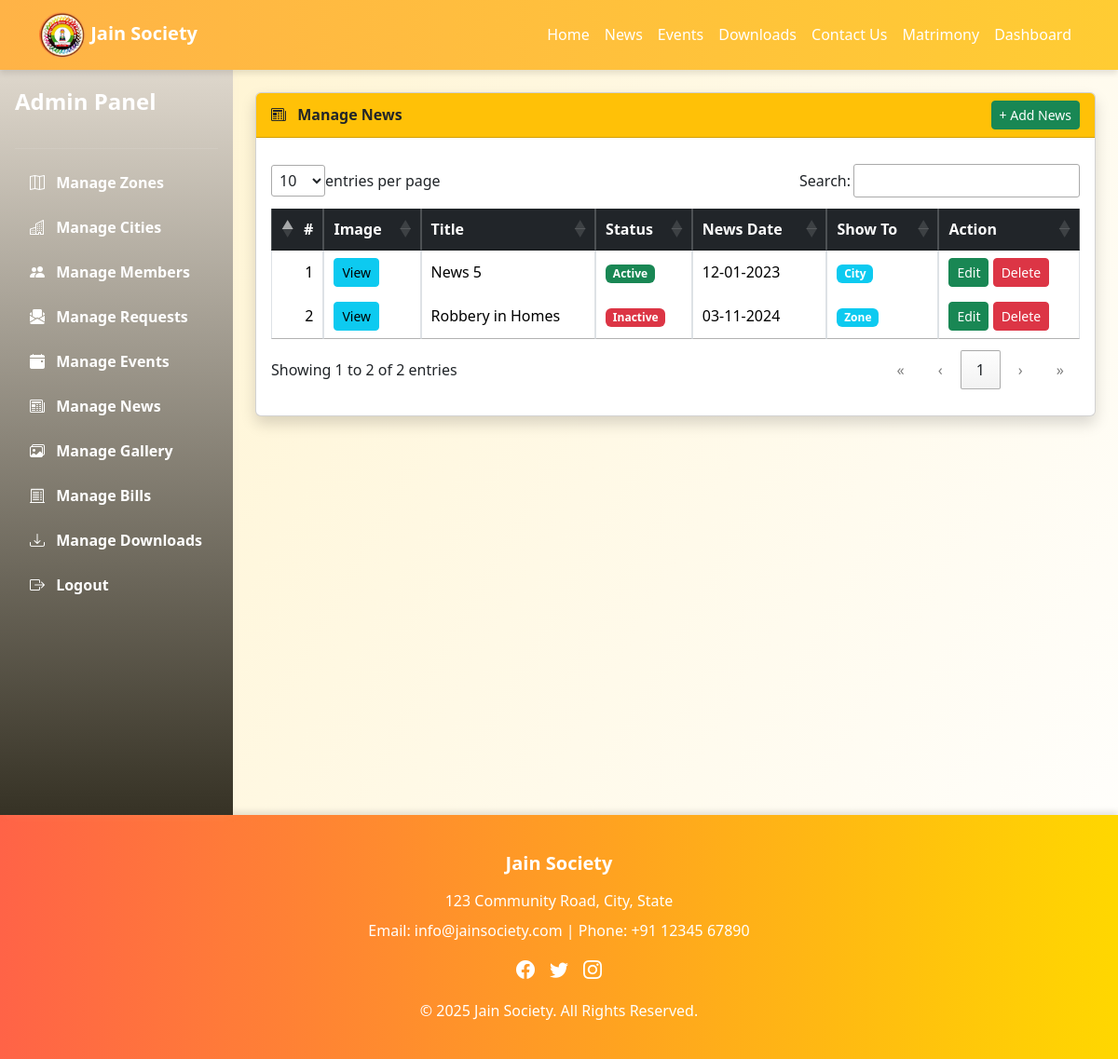
/manage_news.php (signed in), run on an earlier commit of the app's database.
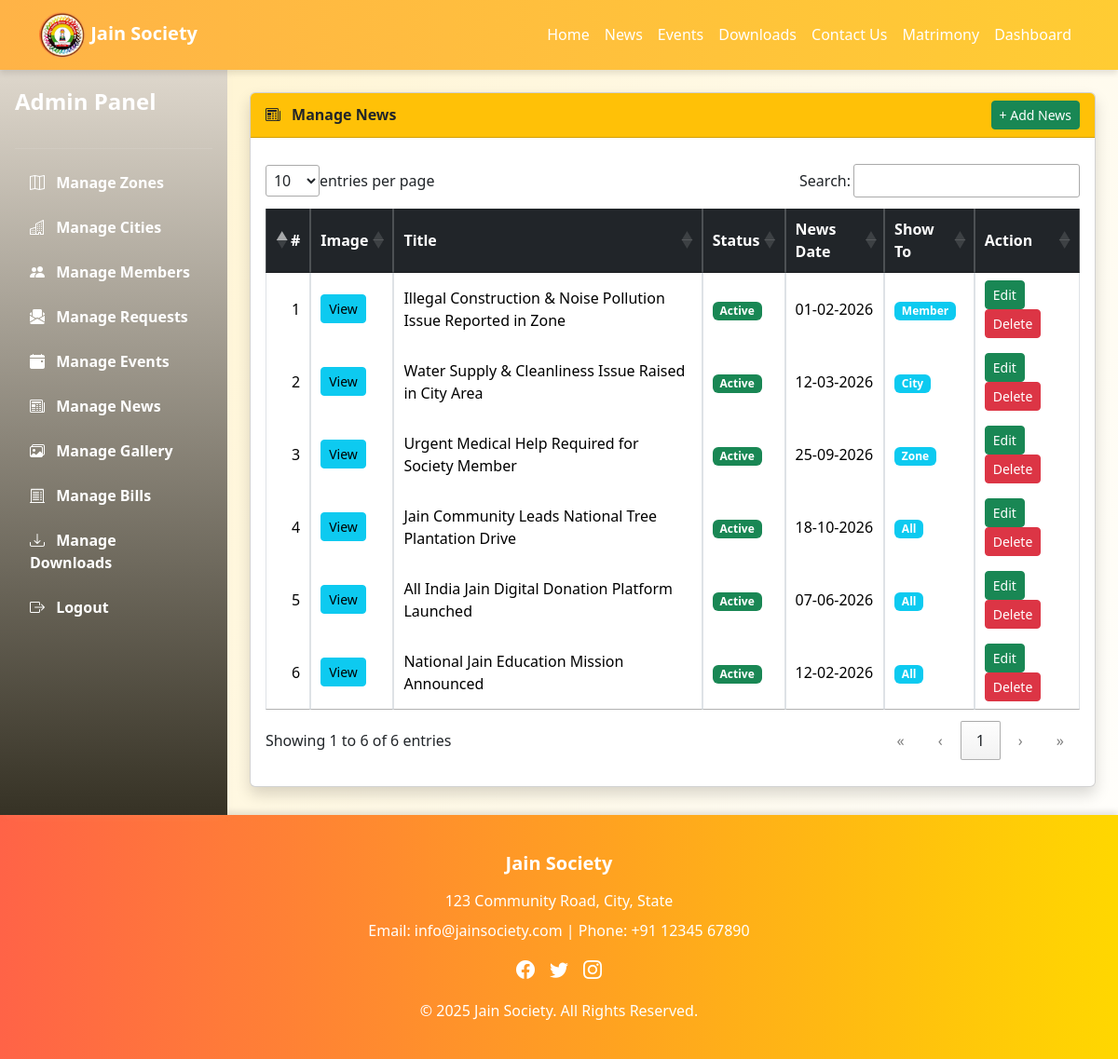
And on a later commit of the database.
### tables this page shows
CREATE TABLE IF NOT EXISTS `news` (
  `news_id` int NOT NULL AUTO_INCREMENT,
  `title` varchar(255) DEFAULT NULL,
  `description` text,
  `created_at` timestamp NULL DEFAULT CURRENT_TIMESTAMP,
  `news_date` date NOT NULL,
  `status` varchar(40) NOT NULL,
  `news_img` text NOT NULL,
  `toshow_type` enum('all','zone','city','member') DEFAULT 'all',
  `toshow_id` int DEFAULT NULL,
  PRIMARY KEY (`news_id`)
);

### manage_news.php (the view, shortened to what this page needs)
<?php
if(isset($_SESSION["uname"]) && $_SESSION["utype"]=='admin')
{
include("header.php");
include("connectdb.php");
?>
<link rel="stylesheet" href="https://cdn.datatables.net/1.13.6/css/jquery.dataTables.min.css">
<main>
<div class="d-flex">
    <?php include('adminDashboard.php'); ?>
    <div class="flex-grow-1 p-4">
        <div class="card shadow">
            <div class="card-header bg-warning fw-bold text-dark d-flex justify-content-between align-items-center">
                <span><i class="bi bi-newspaper me-2"></i> Manage News</span>
                <a href="newsForm.php">
                    <button class="btn btn-success btn-sm">
                        + Add News
                    </button>
                </a>
            </div>
            <div class="card-body table-responsive">
                <table id="myTable" class="table table-bordered table-hover align-middle w-100">
                    <thead class="table-dark">
                        <tr>
                            <th>#</th>
                            <th>Image</th>
                            <th>Title</th>
                            <th>Status</th>
                            <th>News Date</th>
                            <th>Show To</th>
                            <th>Action</th>
                        </tr>
                    </thead>
                    <tbody>
                    <?php
                    $i = 1;
                    $q = mysqli_query($con,"SELECT * FROM news ORDER BY news_id DESC");
                    while($row = mysqli_fetch_assoc($q)){
                    ?>
                        <tr>
                            <td><?= $i++ ?></td>
                            <td>
                                <button class="btn btn-sm btn-info"
                                    onclick="viewImage('upload/news/<?= $row['news_img'] ?>')">
                                    View
                                </button>
                            </td>
                            <td><?= htmlspecialchars($row['title']) ?></td>
                            <td>
                                <span class="badge <?= $row['status']=='active'?'bg-success':'bg-danger' ?>">
                                    <?= ucfirst($row['status']) ?>
                                </span>
                            </td>
                            <td><?= date("d-m-Y", strtotime($row['news_date'])) ?></td>
                            <td>
                                <span class="badge bg-info">
                                    <?= ucfirst($row['toshow_type']) ?>
                                </span>
                            </td>
                            <td>
                                <button class="btn btn-sm btn-success"
                                    onclick="editNews(<?= $row['news_id'] ?>)">
                                    Edit
                                </button>
                                <button class="btn btn-sm btn-danger"
                                    onclick="deleteNews(<?= $row['news_id'] ?>)">
                                    Delete
                                </button>
                            </td>
                        </tr>
                    <?php } ?>
                    </tbody>
                </table>
            </div>
        </div>
    </div>
</div>
</main>
<?php
include("footer.php");
}else{
    include("index.php");
}
?>

What changed in the data, as far as the page shows it:
removed news: title "News 5", status "Active", news_date "12-01-2023", toshow_type "City"
removed news: title "Robbery in Homes", status "Inactive", news_date "03-11-2024", toshow_type "Zone"
added news: title "Illegal Construction & Noise Pollution Issue Reported in Zone", status "Active", news_date "01-02-2026", toshow_type "Member"
added news: title "Water Supply & Cleanliness Issue Raised in City Area", status "Active", news_date "12-03-2026", toshow_type "City"
added news: title "Urgent Medical Help Required for Society Member", status "Active", news_date "25-09-2026", toshow_type "Zone"
added news: title "Jain Community Leads National Tree Plantation Drive", status "Active", news_date "18-10-2026", toshow_type "All"
added news: title "All India Jain Digital Donation Platform Launched", status "Active", news_date "07-06-2026", toshow_type "All"
added news: title "National Jain Education Mission Announced", status "Active", news_date "12-02-2026", toshow_type "All"
Also different on the page:
text written by a page script: "entries per page Search: Showing 1 to 2 of 2 entries « ‹ 1 › »" → "entries per page Search: Showing 1 to 6 of 6 entries « ‹ 1 › »"
